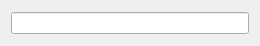
<?xml version="1.0" encoding="UTF-8"?>
<ui version="4.0">
 <class>Popup_Form</class>
 <widget class="QWidget" name="Popup_Form">
  <property name="geometry">
   <rect>
    <x>0</x>
    <y>0</y>
    <width>260</width>
    <height>46</height>
   </rect>
  </property>
  <property name="windowTitle">
   <string>Snippets Popup</string>
  </property>
  <layout class="QGridLayout" name="Popup_Form_gridLayout">
   <item row="0" column="0">
    <widget class="QLineEdit" name="Interfaces_lineEdit"/>
   </item>
  </layout>
 </widget>
 <resources/>
 <connections/>
</ui>
